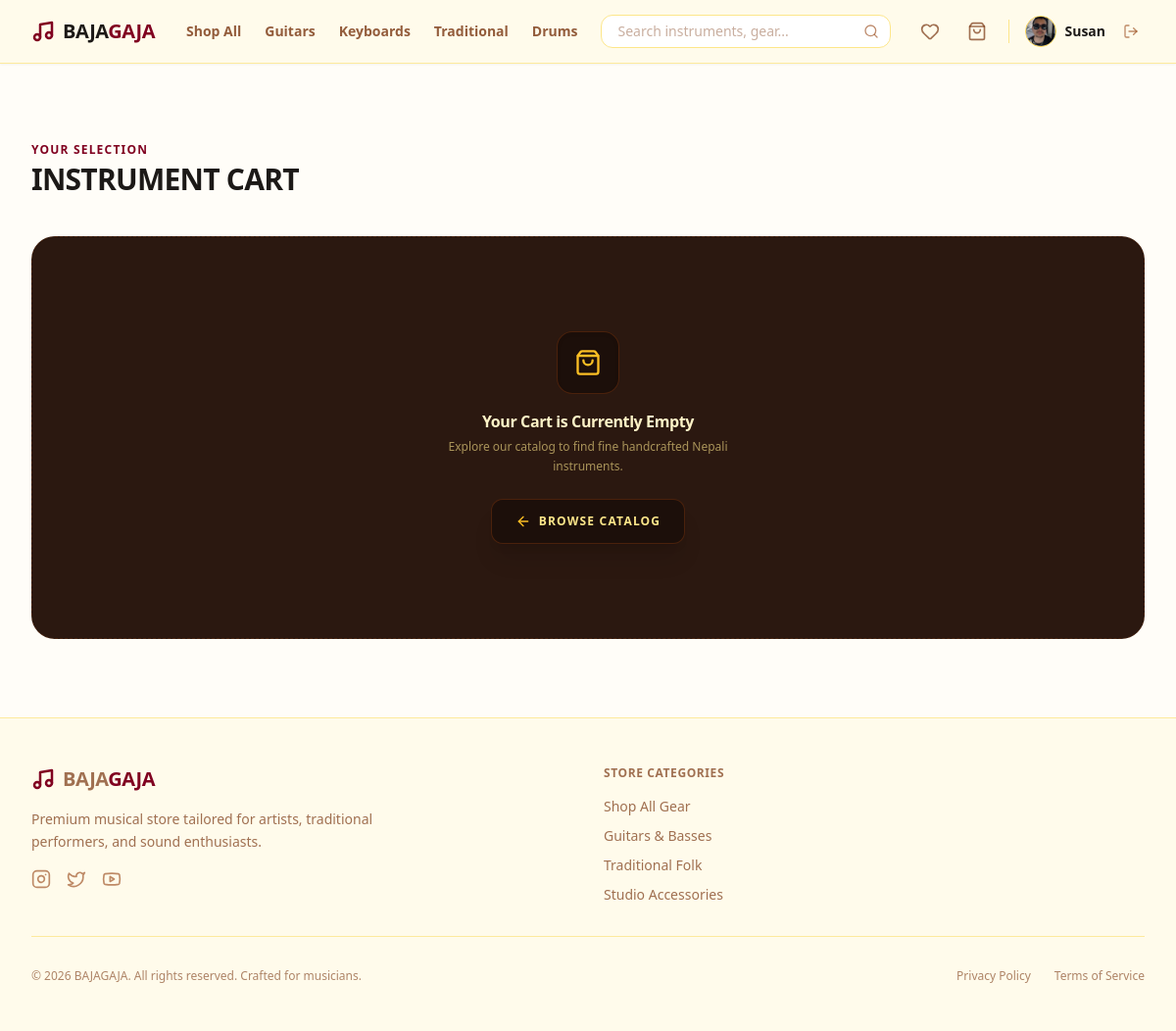
/cart/ (signed in), run on an earlier commit of the app's database.
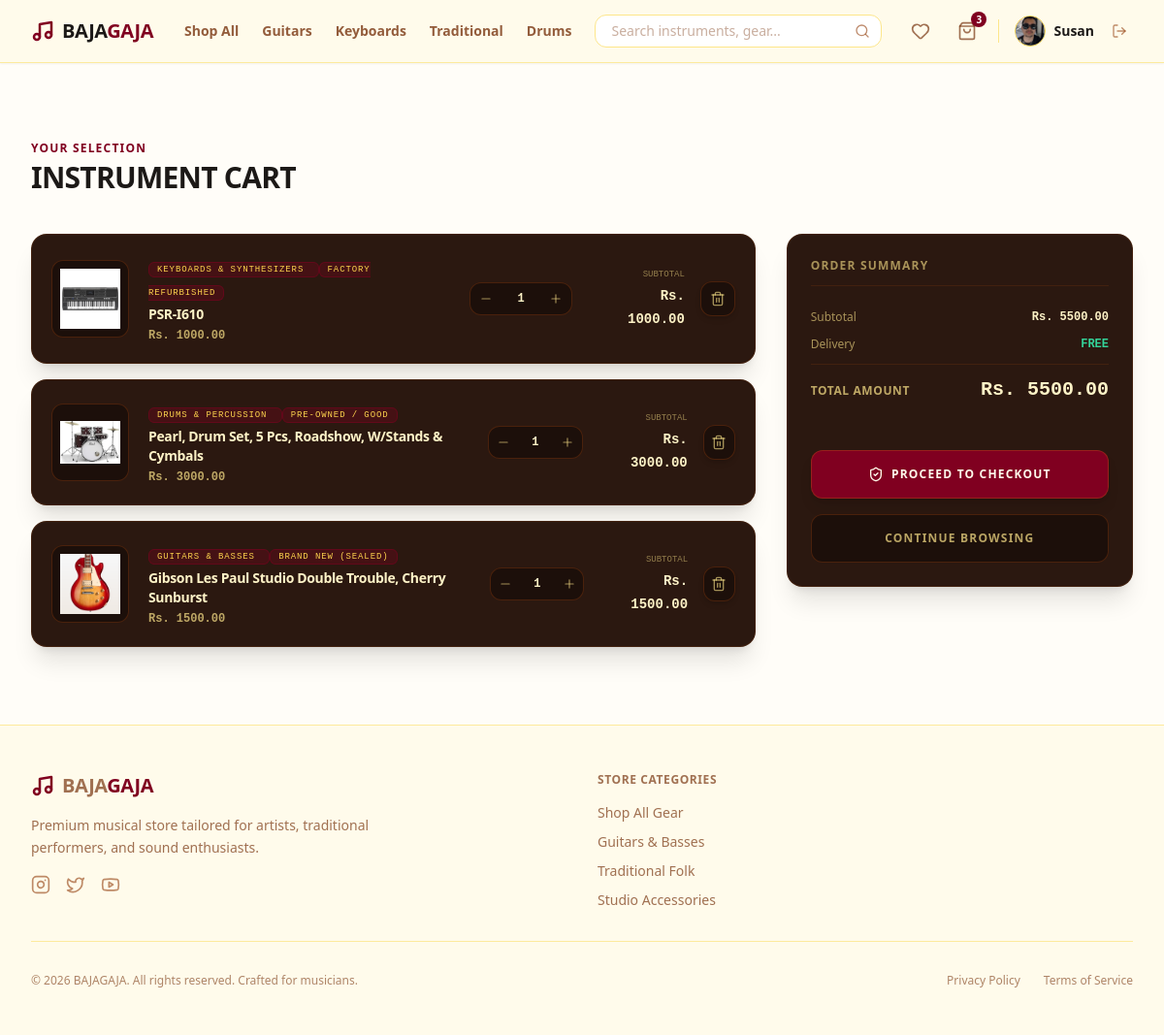
And on a later commit of the database.
### bg_app/models.py (models this page shows, shortened)
class User(AbstractUser):
    phone = models.CharField(max_length=20, blank=True)
    address = models.TextField(blank=True)
    profile_picture = models.ImageField(upload_to='images/user/', blank=True, null=True)

class Cart(models.Model):
    customer = models.OneToOneField(User, on_delete=models.CASCADE, related_name='cart')

class CartItem(models.Model):
    cart = models.ForeignKey(Cart, on_delete=models.CASCADE, related_name='items')
    product = models.ForeignKey(Product, on_delete=models.CASCADE)
    quantity = models.PositiveIntegerField(default=1)
    @property
    def total_price(self):
        return self.product.price * self.quantity

class Product(models.Model):
    class Category(models.TextChoices):
        GUITARS = 'guitars', 'Guitars & Basses'
        KEYBOARDS = 'keyboards', 'Keyboards & Synthesizers'
        DRUMS = 'drums', 'Drums & Percussion'
        TRADITIONAL = 'traditional', 'Traditional & Folk'
        WIND = 'wind', 'Wind & Brass'
        STUDIO = 'studio', 'Studio & Recording'
        AMPS_EFFECTS = 'amps_effects', 'Amps & Effect Pedals'
        ACCESSORIES = 'accessories', 'Accessories & Cables'
    class Condition(models.TextChoices):
        NEW = 'new', 'Brand New (Sealed)'
        REFURBISHED = 'refurbished', 'Factory Refurbished'
        USED = 'used', 'Pre-Owned / Good'
    brand = models.ForeignKey(Brand, on_delete=models.SET_NULL, null=True, related_name='products')
    name = models.CharField(max_length=255)
    category = models.CharField(max_length=20, choices=Category.choices)
    condition = models.CharField(max_length=20, choices=Condition.choices, default=Condition.NEW)
    description = models.TextField()
    price = models.DecimalField(max_digits=10, decimal_places=2)
    stock = models.PositiveIntegerField(default=0)
    product_image = models.ImageField(upload_to='images/products/')
    sku = models.CharField(max_length=100, unique=True, blank=True, null=True)
    is_active = models.BooleanField(default=True)
    created_at = models.DateTimeField(auto_now_add=True)

### bg_app/views/cart_view.py (the view)
# urls.py: path('cart/', cart_view, name='cart'),
@login_required
def cart_view(request):
    cart, created = Cart.objects.get_or_create(customer=request.user)
    cart_items = cart.items.all()
    total_price = sum(item.total_price for item in cart_items)
    return render(request, 'main/cart_page.html', {'cart_items': cart_items, 'total_price': total_price})

### bg_app/templates/main/cart_page.html (shortened to what this page needs)
<!DOCTYPE html>
<html lang="en">
<head>
    {% load static %}
    <link href="{% static 'css/styles.css' %}" rel="stylesheet" />
</head>
<body class="bg-amber-50/30 text-stone-900 font-sans min-h-screen flex flex-col">
    {% include 'components/_navbar.html' %}
    <main class="flex-grow max-w-7xl w-full mx-auto px-4 sm:px-6 lg:px-8 py-12 lg:py-20">
        <div class="mb-10">
            <h1 class="text-xs font-bold uppercase tracking-widest text-[#800020] mb-1">Your Selection</h1>
            <p class="text-2xl lg:text-3xl font-black tracking-tight text-stone-900 uppercase">Instrument Cart</p>
        </div>
        {% if cart_items %}
            <div class="grid grid-cols-1 lg:grid-cols-3 gap-8 items-start">
                <div class="lg:col-span-2 space-y-4">
                    {% for item in cart_items %}
                        <div class="bg-[#2b1810] border border-amber-900/30 rounded-2xl p-4 sm:p-5 flex flex-col sm:flex-row items-center justify-between gap-5 hover:border-[#800020] transition-all shadow-xl">
                            <div class="flex flex-col sm:flex-row items-center gap-5 w-full sm:w-auto">
                                <div class="w-20 h-20 bg-[#1c0f0a] border border-amber-900/50 rounded-xl overflow-hidden flex items-center justify-center p-2 shrink-0">
                                    {% if item.product.product_image %}
                                        <img src="{{ item.product.product_image.url }}" alt="{{ item.product.name }}" class="max-w-full max-h-full object-contain">
                                    {% else %}
                                        <i data-lucide="music" class="w-6 h-6 text-amber-500/40"></i>
                                    {% endif %}
                                </div>
                                <div class="space-y-1 text-center sm:text-left">
                                    <span class="text-[9px] font-mono uppercase tracking-widest text-amber-300 bg-[#800020]/30 border border-[#800020]/50 px-2 py-0.5 rounded-md">
                                        {{ item.product.get_category_display }}
                                    </span>
                                    <span class="text-[9px] font-mono uppercase tracking-widest text-amber-300 bg-[#800020]/30 border border-[#800020]/50 px-2 py-0.5 rounded-md">
                                        {{ item.product.get_condition_display }}
                                    </span>
                                    <h3 class="font-bold text-amber-100 text-sm tracking-tight line-clamp-1 mt-1">
                                        {{ item.product.name }}
                                    </h3>
                                    <p class="text-xs font-mono font-black text-amber-200/70">
                                        Rs. {{ item.product.price|floatformat:2 }}
                                    </p>
                                </div>
                            </div>
                            <div class="flex items-center justify-between sm:justify-end gap-6 w-full sm:w-auto border-t sm:border-t-0 border-amber-900/30 pt-4 sm:pt-0">
                                <div class="flex items-center border border-amber-900/50 rounded-xl overflow-hidden bg-[#1c0f0a]">
                                    <a href="/cart/decrease/{{ item.product.id }}/" class="w-8 h-8 flex items-center justify-center text-amber-200/60 hover:text-white hover:bg-[#800020] transition-colors">
                                        <i data-lucide="minus" class="w-3.5 h-3.5"></i>
                                    </a>
                                    <span class="w-10 text-center font-mono text-xs font-bold text-amber-100">
                                        {{ item.quantity }}
                                    </span>
                                    <a href="/cart/increase/{{ item.product.id }}/" class="w-8 h-8 flex items-center justify-center text-amber-200/60 hover:text-white hover:bg-[#800020] transition-colors">
                                        <i data-lucide="plus" class="w-3.5 h-3.5"></i>
                                    </a>
                                </div>
                                <div class="flex items-center gap-4">
                                    <div class="text-right hidden sm:block">
                                        <span class="text-[9px] font-mono text-amber-200/50 block uppercase">Subtotal</span>
                                        <span class="font-mono text-sm font-black text-amber-100">Rs. {{ item.total_price|floatformat:2 }}</span>
                                    </div>
                                    <a href="/cart/remove/{{ item.product.id }}/" class="w-9 h-9 bg-[#1c0f0a] hover:bg-rose-950 border border-amber-900/50 hover:border-rose-800 text-amber-200/60 hover:text-rose-400 rounded-xl transition-all flex items-center justify-center shadow-md">
                                        <i data-lucide="trash-2" class="w-4 h-4"></i>
                                    </a>
                                </div>
                            </div>
                        </div>
                    {% endfor %}
                </div>
                <div class="bg-[#2b1810] border border-amber-900/30 rounded-2xl p-6 space-y-6 lg:sticky lg:top-24 shadow-xl">
                    <h2 class="text-xs font-bold uppercase tracking-widest text-amber-200/60 border-b border-amber-900/30 pb-3">Order Summary</h2>
                    <div class="space-y-3">
                        <div class="flex justify-between items-center text-xs">
                            <span class="text-amber-200/60 font-medium">Subtotal</span>
                            <span class="font-mono font-bold text-amber-100">Rs. {{ total_price|floatformat:2 }}</span>
                        </div>
                        <div class="flex justify-between items-center text-xs">
                            <span class="text-amber-200/60 font-medium">Delivery</span>
                            <span class="font-mono font-bold text-emerald-400">FREE</span>
                        </div>
                        <div class="border-t border-amber-900/30 pt-3 flex justify-between items-baseline">
                            <span class="text-xs font-bold uppercase tracking-wider text-amber-200/70">Total Amount</span>
                            <span class="font-mono text-xl font-black text-amber-100">Rs. {{ total_price|floatformat:2 }}</span>
                        </div>
                    </div>
                    <form method="POST" action="/payment/initiate/" class="space-y-4 pt-2">
                        <button type="button" id="action_button" class="w-full bg-[#800020] hover:bg-[#500014] text-amber-50 font-black py-4 px-6 rounded-xl text-xs uppercase tracking-widest transition-all flex items-center justify-center gap-2 shadow-lg hover:shadow-[#800020]/40 border border-amber-500/20 cursor-pointer">
                            <i data-lucide="shield-check" class="w-4 h-4"></i>
                            <span id="button_text">Proceed to Checkout</span>
                        </button>
                        <a href="/products/" class="w-full bg-[#1c0f0a] hover:bg-[#2b1810] text-amber-200/70 hover:text-amber-100 font-bold py-4 px-6 rounded-xl text-xs uppercase tracking-widest transition-all flex items-center justify-center gap-2 border border-amber-900/50">
                            Continue Browsing
                        </a>
                    </form>
                </div>
            </div>
        {% else %}
            <div class="flex flex-col items-center justify-center text-center py-24 border border-dashed border-amber-900/40 rounded-3xl bg-[#2b1810]">
                <div class="w-16 h-16 bg-[#1c0f0a] rounded-2xl flex items-center justify-center border border-amber-900/50 mb-4 shadow-inner">
                    <i data-lucide="shopping-bag" class="w-7 h-7 text-amber-400"></i>
                </div>
                <h3 class="text-amber-100 font-bold text-base tracking-tight">Your Cart is Currently Empty</h3>
                <p class="text-xs text-amber-200/60 mt-1 max-w-xs leading-relaxed mb-6">Explore our catalog to find fine handcrafted Nepali instruments.</p>
                <a href="/products/" class="bg-[#1c0f0a] hover:bg-[#800020] border border-amber-900/50 hover:border-amber-500/50 text-amber-200 hover:text-white font-bold px-6 py-3.5 rounded-xl text-xs uppercase tracking-widest transition-all flex items-center gap-2 shadow-xl">
                    <i data-lucide="arrow-left" class="w-4 h-4 text-amber-400"></i>
                    Browse Catalog
                </a>
            </div>
        {% endif %}
    </main>
    {% include 'components/_footer.html' %}
</body>
</html>

### bg_app/templates/components/_navbar.html (shortened to what this page needs)
<nav class="bg-amber-50 border-b border-amber-200/80 sticky top-0 z-50 font-sans text-amber-950 shadow-sm">
    <div class="max-w-7xl mx-auto px-4 sm:px-6 lg:px-8">
        <div class="flex justify-between h-16 items-center">
            <div class="flex items-center gap-8">
                <a href="/" class="flex items-center gap-2 text-xl font-black tracking-tight shrink-0">
                    <i data-lucide="music" class="w-6 h-6 text-[#800020] stroke-[2.5]"></i>
                    <span class="text-amber-950">BAJA<span class="text-[#800020]">GAJA</span></span>
                </a>
                <div class="hidden md:flex items-center gap-6 text-sm font-semibold text-amber-900/80">
                    <a href="/products/" class="hover:text-[#800020] transition-colors">Shop All</a>
                    <a href="/products/?category=guitars" class="hover:text-[#800020] transition-colors">Guitars</a>
                    <a href="/products/?category=keyboards" class="hover:text-[#800020] transition-colors">Keyboards</a>
                    <a href="/products/?category=traditional" class="hover:text-[#800020] transition-colors">Traditional</a>
                    <a href="/products/?category=drums" class="hover:text-[#800020] transition-colors">Drums</a>
                </div>
            </div>
            <div class="flex-1 max-w-md mx-6 hidden sm:block">
                <form action="/products/" method="GET" class="relative">
                    <input type="text" name="search" value="{{ request.GET.search }}" placeholder="Search instruments, gear..."
                        class="w-full bg-white border border-amber-200 rounded-xl pl-4 pr-9 py-1.5 text-sm text-amber-950 placeholder-amber-900/40 focus:outline-none focus:ring-2 focus:ring-[#800020] focus:border-[#800020] transition-all">
                    <button type="submit" class="absolute inset-y-0 right-0 flex items-center pr-3 text-amber-800/60 hover:text-[#800020]">
                        <i data-lucide="search" class="w-4 h-4"></i>
                    </button>
                </form>
            </div>
            <div class="flex items-center gap-4">
                {% if user.is_authenticated and not user.is_staff %}
                    <a href="/wishlist/" class="p-1.5 text-amber-900/70 hover:text-[#800020] transition-colors relative">
                        <i data-lucide="heart" class="w-5 h-5"></i>
                    </a>
                    <a href="/cart/" class="p-1.5 text-amber-900/70 hover:text-[#800020] transition-colors relative">
                        <i data-lucide="shopping-bag" class="w-5 h-5"></i>
                        {% if user.is_authenticated and user.cart.items.exists %}
                            <span class="absolute top-0 right-0 w-4 h-4 bg-[#800020] text-white text-[10px] font-black rounded-full flex items-center justify-center transform translate-x-1 -translate-y-1">
                                {{ user.cart.items.count }}
                            </span>
                        {% endif %}
                    </a>
                {% endif %}
                {% if user.is_authenticated %}
                    <div class="flex items-center gap-3">
                        <a href="/profile/" class="flex items-center gap-2 group">
                            {% if user.profile_picture %}
                                <img src="{{ user.profile_picture.url }}" alt="Profile" class="w-8 h-8 rounded-full object-cover border border-amber-300 group-hover:border-[#800020] transition-colors">
                            {% else %}
                                <div class="w-8 h-8 rounded-full bg-amber-100 border border-amber-200 flex items-center justify-center text-amber-800 group-hover:border-[#800020] transition-colors">
                                    <i data-lucide="user" class="w-4 h-4"></i>
                                </div>
                            {% endif %}
                            <span class="text-sm font-semibold hidden lg:block text-amber-950 group-hover:text-[#800020] transition-colors">{{ user.username }}</span>
                        </a>
                        <form action="/logout/" method="POST" class="inline">
                            <button type="submit" class="p-1.5 text-amber-800/60 hover:text-[#800020] transition-colors" title="Log Out">
                                <i data-lucide="log-out" class="w-4 h-4"></i>
                            </button>
                        </form>
                    </div>
                {% endif %}
            </div>
        </div>
    </div>
</nav>

What changed in the data, as far as the page shows it:
shown differently, row unchanged: User "Susan": cart.items.count (not shown) → "3"
added CartItem: product.product_image (picture), product.category "KEYBOARDS & SYNTHESIZERS", product.condition "FACTORY REFURBISHED", product.name "PSR-I610", product.price "1000.00", quantity "1", total_price "1000.00"
added CartItem: product.product_image (picture), product.category "DRUMS & PERCUSSION", product.condition "PRE-OWNED / GOOD", product.name "Pearl, Drum Set, 5 Pcs, Roadshow, W/Stands & Cymbals", product.price "3000.00", quantity "1", total_price "3000.00"
added CartItem: product.product_image (picture), product.category "GUITARS & BASSES", product.condition "BRAND NEW (SEALED)", product.name "Gibson Les Paul Studio Double Trouble, Cherry Sunburst", product.price "1500.00", quantity "1", total_price "1500.00"
Also different on the page:
{{ total_price|floatformat:2 }}: (not shown) → "5500.00"
text no longer shown: "Your Cart is Currently Empty Explore our catalog to find fine handcrafted Nepali instruments. BROWSE CATALOG"
text now shown: "ORDER SUMMARY Subtotal Rs. Delivery FREE TOTAL AMOUNT Rs. PROCEED TO CHECKOUT CONTINUE BROWSING"
